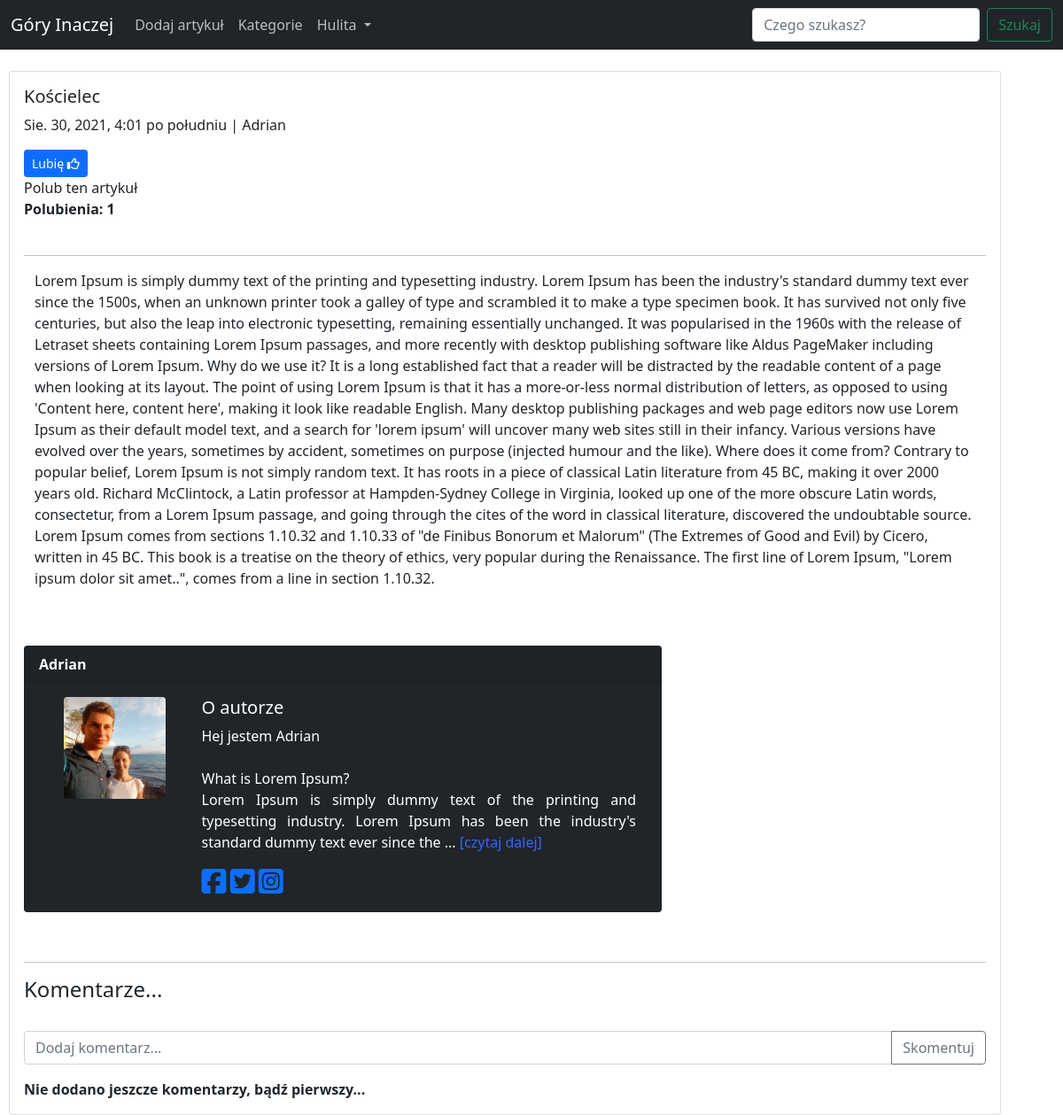
/article/4/ (signed in), run on the app's committed database.
### blog/models.py (models this page shows, shortened)
class Post(models.Model):
    title=models.CharField(max_length=30, null=False, blank=False)
    creation_date=models.DateTimeField(auto_now=True)
    tag=models.CharField(max_length=60,null=False,blank=False)
    snippet=models.TextField(null=False,blank=False,default='Stworz krotki opis...',max_length=300)
    body=HTMLField(null=False,blank=False,default='Dodaj artykul...')
    category=models.CharField(max_length=60, default='gory')
    post_picture=models.ImageField(blank=True,null=True, upload_to="images/")
    post_picture_admin=models.ImageField(blank=True,null=True, upload_to="images/admin")
    is_active=models.NullBooleanField(default=True)
    is_highlited=models.NullBooleanField(default=False)
    like=models.ManyToManyField(User,related_name='blog_posts')
    author=models.ForeignKey(User, on_delete=models.CASCADE)
    def total_likes(self):
        return self.like.count()

class Profile(models.Model):
    user=models.OneToOneField(User,null=True,blank=True, on_delete=models.CASCADE)
    bio=models.TextField(null=True, blank=True)
    profile_pic=models.ImageField(null=True, blank=True, upload_to="images/profile_pic")
    facebook_url=models.CharField(max_length=200,null=True, blank=True)
    twitter_url=models.CharField(max_length=200,null=True, blank=True)
    instagram_url=models.CharField(max_length=200,null=True, blank=True)

### blog/views.py (the view)
# urls.py: path('article/<int:pk>/',PostDetail.as_view(),name='post_detail'),
class PostDetail(DetailView):
    model = Post
    template_name = 'post_detail.html'
    def get_context_data(self,*args, **kwargs):
         context=super(PostDetail,self).get_context_data(*args,**kwargs)
         post = get_object_or_404(Post, id=self.kwargs['pk'])
         total_likes=post.total_likes()
         context["total_likes"] = total_likes
         like_authors=[]
         for i in post.like.values('username'):
             like_authors.append(i)
         like_authors2=[]
         for i in like_authors:
             like_authors2.append(i["username"])
         context["like_authors"]=like_authors2
         return context

### Templates/post_detail.html (shortened to what this page needs)
{% extends 'main.html' %}
{% load static %}
{% block body %}
<div class="card" style="width: 70rem;" xmlns="http://www.w3.org/1999/html">
    <div class="card-body">
        <h5 class="card-title">{{object.title|title}}</h5>
        <p class="card-text">{{post.creation_date}} | {{post.author|title}}</p>
            {% if user.is_authenticated %}
                {% if user.username in like_authors %}
                    <form method="POST" action="{% url 'dislike_post' post.pk %}">
                        {% csrf_token %}
                        <button type="submit" name="post_id" value="{{post.id}}" class="btn btn-danger  btn-sm">Nie Lubię  <i class="far fa-thumbs-down"></i></button>
                    </form>
                    Polubiłeś ten artykuł</br>
                {% else %}
                    <form method="POST" action="{% url 'like_post' post.pk %}">
                        <button type="submit" name="post_id" value="{{post.id}}" class="btn btn-primary  btn-sm">Lubię  <i class="far fa-thumbs-up"></i></button>
                    </form>
                    Polub ten artykuł</br>
                {% endif %}
            {% endif %}
        <strong>Polubienia: {{total_likes}} </strong></br></br><hr>
        <div class="container">
            <p class="card-text" style="text-align:justify;">{{object.body|safe|linebreaksbr}}</p>
        </div>
        <div class="card text-white bg-dark mb-3" style="max-width: 45rem;">
            <div class="card-header">
                <strong>{{post.author.username|title}}</strong>
            </div>
            <div class="card-body">
                 <div class="container">
                    <div class="row">
                        <div class="col">
                            {% if post.author.profile.profile_pic %}
                                <img src="{{post.author.profile.profile_pic.url}}" height="115" width="115" class="rounded" style="display:block;margin:auto" >
                            {% else %}
                                <img src="{% static 'unknown_user.jpg' %}" height="115" width="115" class="rounded" style="display:block;margin:auto" >
                            {% endif %}
                        </div>
                        <div class="col-9">
                            <h5 class="card-title">O autorze</h5>
                            {% if post.author.profile.bio %}
                                <p class="card-text" style="text-align:justify;">
                                    {{post.author.profile.bio|linebreaksbr|slice:200}}...
                                    {% if post.author.profile.id %}
                                        <a href="{% url 'author_info' post.author.profile.id %}" style="color:#3366FF; text-decoration:none;">[czytaj dalej]</a>
                                    {% endif %}
                                </p>
                            {% else %}
                                 <p class="card-text">Autor nie dodał jeszcze informacji o sobie</p>
                            {% endif %}
                            {% if post.author.profile.facebook_url %}
                                <a href="{{post.author.profile.facebook_url}}"><i class="fab fa-facebook-square fa-2x"></i></a>
                            {% endif %}
                            {% if post.author.profile.twitter_url %}
                                <a href="{{post.author.profile.twitter_url}}"><i class="fab fa-twitter-square fa-2x"></i></a>
                            {% endif %}
                            {% if post.author.profile.instagram_url %}
                                <a href="{{post.author.profile.instagram_url}}"><i class="fab fa-instagram-square fa-2x"></i></a>
                            {% endif %}
                        </div>
                    </div>
                </div>
            </div>
        </div>
        </br><hr>
        <h4>Komentarze...</h4>
        {% if user.is_authenticated %}
            <form method="post" action="{% url 'add_comment' post.pk %}">
                <div class="input-group mb-3">
                    <input type="text" class="form-control" name="add_comment" placeholder="Dodaj komentarz..." aria-label="Recipient's username" aria-describedby="button-addon2">
                    <button class="btn btn-outline-secondary" type="submit" id="button-addon2">Skomentuj</button>
                </div>
            </form>
            {% if post.comments.all %}
                </br>
                {% for comment in post.comments.all %}
                    <div class="card text-dark bg-light mb-3" style="max-width: 68rem;">
                        <div class="card-header">
                            {% if comment.comment_author.profile.profile_pic %}
                                <img src="{{ comment.comment_author.profile.profile_pic.url }}" height="40" width="40" class="rounded">
                            {% else %}
                                <img src="{% static 'unknown_user.jpg' %}" height="40" width="40" class="rounded">
                            {% endif %}
                            <strong>&nbsp{{comment.comment_author|title}} | {{comment.date}}</strong>
                            {% if user.id == comment.comment_author.id %}&nbsp
                                 <a tabindex="0" style="color:#0066FF;"  data-html="true" data-toggle="popover"
                                    title="<b>Czy na pewno chcesz usunąć komentarz?</b>"
                                    data-content="<div><b><a href='{% url 'delete_comment' comment.pk post.id %}'>Usuń</a></b></div>">
                                     <i class="fas fa-trash-alt"></i>
                                 </a>
                            {% endif %}
                        </div>
                        <div class="card-body text-dark">
                            <p class="card-text">{{comment.body}}</p>
                        </div>
                    </div>
                {% endfor %}
            {% else %}
            <strong>Nie dodano jeszcze komentarzy, bądź pierwszy...</strong>
            {% endif %}
        {% else %}
            <strong>Zaloguj sie aby zobaczyc komentarze...</strong>
        {% endif %}
    </div>
</div>
{% endblock %}

### Templates/main.html (shortened to what this page needs)
<!DOCTYPE html>
{% load static %}
<link href="https://cdn.jsdelivr.net/npm/bootstrap@5.0.2/dist/css/bootstrap.min.css" rel="stylesheet">
<html lang="en">
<head>
</head>
<body style="background-image:url({% static 'background.png' %});background-repeat: no-repeat;">
<nav class="navbar navbar-expand-lg navbar-dark bg-dark">
  <div class="container-fluid">
    <a class="navbar-brand" href="{% url 'main' %}">Góry Inaczej</a>
    <div class="collapse navbar-collapse" id="navbarSupportedContent">
      <ul class="navbar-nav me-auto mb-2 mb-lg-0">
        <li class="nav-item">
          {% if user.is_authenticated %}
          <a class="nav-link active" style="color:#BDBDBD" aria-current="page" href="{% url 'create' %}">Dodaj artykuł</a>
          {% endif %}
        </li>
        <li class="nav-item">
          <a class="nav-link active" style="color:#BDBDBD" aria-current="page" href="{% url 'show_categories' %}">Kategorie</a>
        </li>
        {% if user.is_authenticated %}
        <li class="nav-item dropdown">
          <div class="sms-button"  role="button" data-toggle="dropdown" aria-haspopup="true" aria-expanded="false">
            <a class="nav-link dropdown-toggle" style="color:#BDBDBD" href="#" id="navbarDropdown" role="button" data-bs-toggle="dropdown" aria-expanded="false">
             {{user.username|title}}
            </a>
          </div>
        </li>
        {% endif %}
      </ul>
      <form class="d-flex" method="POST" action="{% url 'search' %}">
        <input class="form-control me-2" type="search" name="search" placeholder="Czego szukasz?" aria-label="Search">
        <button class="btn btn-outline-success" type="submit">Szukaj</button>
      </form>
    </div>
  </div>
</nav>
<div style="margin-left:10px">
    {% block body %}{% endblock %}
</div>
</body>
</html>

### data on the page
Post: title "Kościelec", creation_date "Sie. 30, 2021, 4:01 po południu", author "Adrian", body "Lorem Ipsum is simply dummy text of the printing and typesetting industry. Lorem Ipsum has been the industry's standard dummy text ever since the 1500s, when an unknown printer took a galley of type and scrambled it to make a type specimen book. It has survived not only five centuries, but also the leap into electronic typesetting, remaining essentially unchanged. It was popularised in the 1960s with the release of Letraset sheets containing Lorem Ipsum passages, and more recently with desktop publishing software like Aldus PageMaker including versions of Lorem Ipsum. Why do we use it? It is a long established fact that a reader will be distracted by the readable content of a page when…", author.username "Adrian", author.profile.profile_pic (picture), author.profile.bio "Hej jestem Adrian What is Lorem Ipsum? Lorem Ipsum is simply dummy text of the printing and typesetting industry. Lorem Ipsum has been the industry's standard dummy text ever since the"

### other printed values
{{ user.username|title }} "Hulita"
{{ total_likes }} "1"
